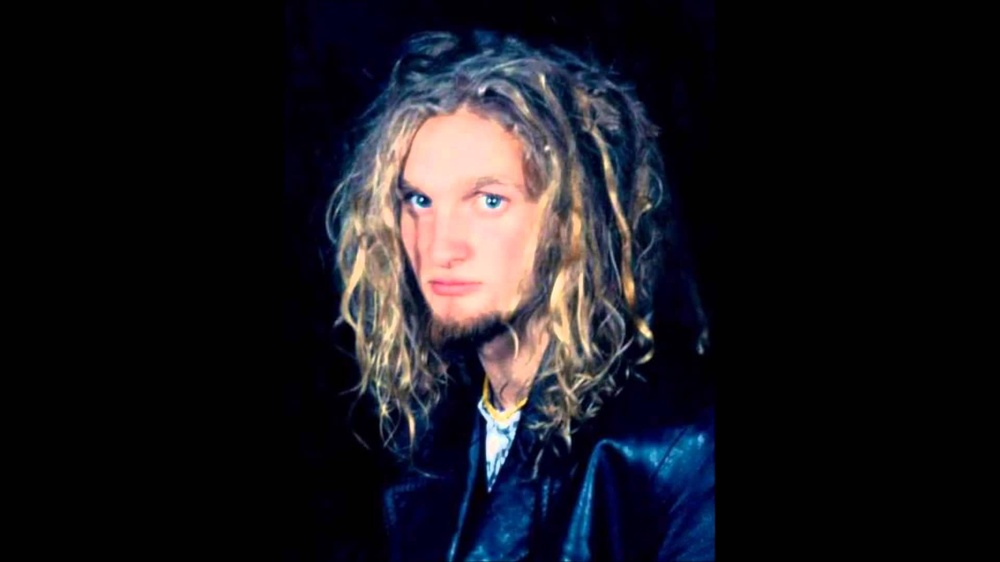
#> input picture aula-23-08/layne-staley2.jpg, 1000 x 562 px, shrunk from 1920 x 1080 before the run
$ python layne.py
#> lines starting #> are read from the running program, lines starting #| are printed output that depends on the picture
import cv2
# Biblioteca para plotar imagem com os eixos
from matplotlib import pyplot as plt

#Biblioteca para trabalhar com numeros
import numpy as np

imagem = cv2.imread("layne-staley2.jpg")
#> imagem is the input picture: shape (562, 1000, 3); mean B, G, R 30.1, 24.4, 25.7
#cv2.imshow("Original", imagem)

#Determinando os metodos de cores que será convertido
#No caso, em tons de cinza
cinza = cv2.cvtColor(imagem, cv2.COLOR_BGR2GRAY)
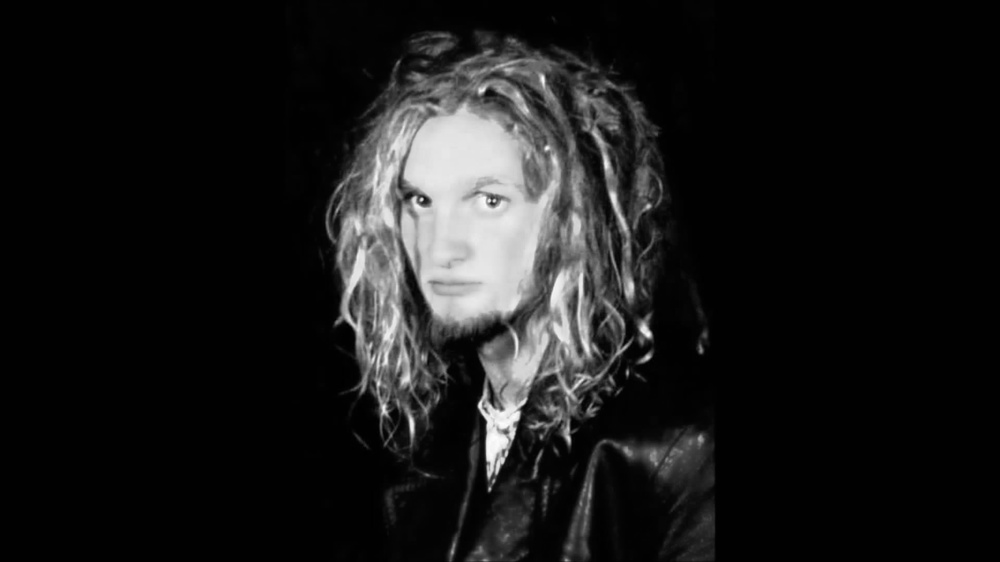
#> cinza: shape (562, 1000); min 0, max 253, mean 25.4

#fig representa o plt
fig, (primeira, segunda, terceira) = plt.subplots(1,3)

primeira.imshow(imagem)

#Setando labels da primeira imagem
primeira.set(xlabel = 'largura', ylabel = 'altura', title='Layne colorido')


#Cmap determina que sera em tons de cinza
segunda.imshow(cinza, cmap='gray')
terceira.imshow(imagem)

#Salvando a imagem modificada
fig.savefig("teste.png")
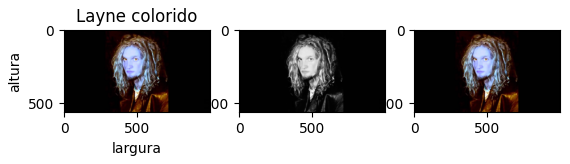
#> figure drawn by matplotlib, 3 panels; B, G, R data is drawn as R, G, B

#plt.subplot(121),plt.imshow(imagem)
#plt.subplot(122),plt.imshow(imagem)

plt.show()
